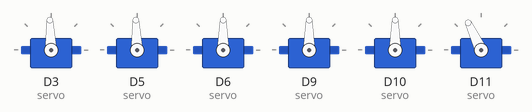
Bench run of a sketch on a simulated Arduino Due. Parts: 6 × servo.

Above: at 5.7 s.
At 6.3 s:
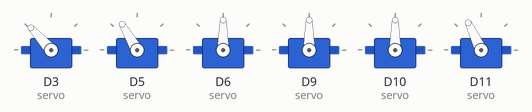
At 6.95 s:
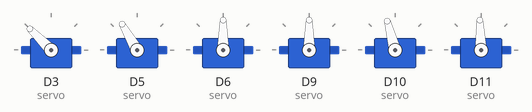
At 8.2 s:
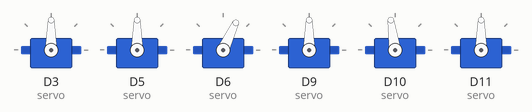
At 9.45 s:
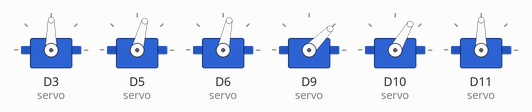
At 10.75 s:
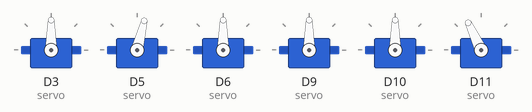
Timing chart, 0 to 12.5 s (numbered marks = the images above):
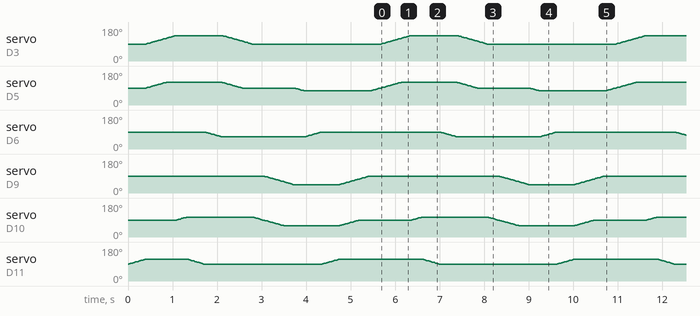

The sketch:

Movement0.0.0.4.ino
```cpp
/*


  Zadnja stran
  _________
  |       |
  |       |
  |_     _|
  |3|___|0|

   4     1

  +5-   +2-


  Desna stran

  ---->

   |
   |
  _|
  | |
  -0+

  +1-

  2

*/


#include <Servo.h>


int defaultHitrost = 15;

struct ServoMotor {
  Servo servo;
  int kot = 90;
};


ServoMotor servo;
ServoMotor servo1;
ServoMotor servo2;
ServoMotor servo3;
ServoMotor servo4;
ServoMotor servo5;

void setup() {
  servo.servo.attach(3);
  servo1.servo.attach(5);
  servo2.servo.attach(6);
  servo3.servo.attach(9);
  servo4.servo.attach(10);
  servo5.servo.attach(11);
  reset();

  // se nagne levo
  premik(servo5, 25, 0);

  // dvigne desno nogo
  premikDveh(servo, 45, servo1, 30, 0);

  //se nagne naprej z levo nogo
  premik(servo4, 15, 0);

  // se nagne na sredino
  premik(servo5, -25, 0);

  // se nagne desno z drugo nogo
  premik(servo2, -25, 0);

  // zravna desno nogo
  premikDveh(servo, -45, servo1, -30, 0);

  // zravna levo nogo
  premik(servo4, -15, 0);


  // dvigne levo nogo
  premikDveh(servo3, -45, servo4, -30, 0);

  //se nagne naprej z desno nogo
  premik(servo1, -15, 0);

  // se nagne na sredino
  premik(servo2, 25, 0);

  // se nagne levo z drugo nogo
  premik(servo5, 25, 0);

  // zravna levo nogo
  premikDveh(servo3, 45, servo4, 30, 0);

  // zravna desno nogo
  premik(servo1, 15, 0);
}


void reset ()
{
  servo.servo.write(90);
  servo1.servo.write(90);
  servo2.servo.write(90);
  servo3.servo.write(90);
  servo4.servo.write(90);
  servo5.servo.write(90);
}


void premik (ServoMotor &kateri, int kot, int hitrost)      // hitrost = delay v ms (default 30)
{
  int i = 0;
  if (hitrost == 0)
    hitrost = defaultHitrost;

  if (kot > 0) {
    for (int pos = kateri.kot; i <= kot; pos++, i++) {
      kateri.servo.write(pos);
      delay(hitrost);
    }
  }

  else {
    for (int pos = kateri.kot; i >= kot; pos--, i--) {
      kateri.servo.write(pos);
      delay(hitrost);
    }
  }

   kateri.kot += kot;

}


void premikDveh (ServoMotor &kateri1, int kot1, ServoMotor &kateri2, int kot2, int hitrost)      // hitrost = delay v ms (default 30)
{
  int vecjiKot;

  if (hitrost == 0)
    hitrost = defaultHitrost;


  if (kot1 > 0 && kot2 > 0){
    if (kot1 < kot2)
      vecjiKot = kot2;

    else
      vecjiKot = kot1;
  }

  else if (kot1 < 0 && kot2 > 0){
    if (kot1 * -1 < kot2)
      vecjiKot = kot2;

    else
      vecjiKot = kot1 * -1;
  }

  else if (kot1 > 0 && kot2 < 0){
    if (kot1 < kot2 * -1)
      vecjiKot = kot2 * -1;

    else
      vecjiKot = kot1;
  }

  if (kot1 < 0 && kot2 < 0){
    if (kot1 * -1 < kot2 * -1)
      vecjiKot = kot2 * -1;

    else
      vecjiKot = kot1 * -1;
  }


  int pos1 = kateri1.kot;
  int pos2 = kateri2.kot;

  if (kot1 > 0 && kot2 > 0) {
    for (int i = 0; i <= vecjiKot; pos1++, pos2++, i++) {
      if (i <= kot1)
        kateri1.servo.write(pos1);
      if (i <= kot2)
        kateri2.servo.write(pos2);

      delay(hitrost);
    }
  }


  else if (kot1 < 0 && kot2 < 0) {
    for (int i = 0; i <= vecjiKot; pos1--, pos2--, i++) {
      if (i <= kot1 * -1)
        kateri1.servo.write(pos1);
      if (i <= kot2 * -1)
        kateri2.servo.write(pos2);

      delay(hitrost);
    }
  }

  else if (kot1 > 0 && kot2 < 0) {
    for (int i = 0; i <= vecjiKot; pos1++, pos2--, i++) {
      if (i <= kot1)
        kateri1.servo.write(pos1);
      if (i <= kot2 * -1)
        kateri2.servo.write(pos2);

      delay(hitrost);
    }
  }

  else if (kot1 < 0 && kot2 > 0) {
    for (int i = 0; i <= vecjiKot; pos1--, pos2++, i++) {
      if (i <= kot1 * -1)
        kateri1.servo.write(pos1);
      if (i <= kot2)
        kateri2.servo.write(pos2);

      delay(hitrost);
    }
  }


  kateri1.kot += kot1;

  kateri2.kot += kot2;

}


void desnaNoga ()
{
  // dvigne desno nogo
  premikDveh(servo, 45, servo1, 30, 0);

  //se nagne naprej z levo nogo
  premik(servo4, 15, 0);

  // se nagne na sredino
  premik(servo5, -25, 0);

  // se nagne desno z drugo nogo
  premik(servo2, -25, 0);

  // zravna desno nogo
  premikDveh(servo, -45, servo1, -30, 0);

  // zravna levo nogo
  premik(servo4, -15, 0);

}


void levaNoga ()
{
  // dvigne levo nogo
  premikDveh(servo3, -45, servo4, -30, 0);

  //se nagne naprej z desno nogo
  premik(servo1, -15, 0);

  // se nagne na sredino
  premik(servo2, 25, 0);

  // se nagne levo z drugo nogo
  premik(servo5, 25, 0);

  // zravna levo nogo
  premikDveh(servo3, 45, servo4, 30, 0);

  // zravna desno nogo
  premik(servo1, 15, 0);

}


void loop() {

  desnaNoga();
  levaNoga();
}
```
